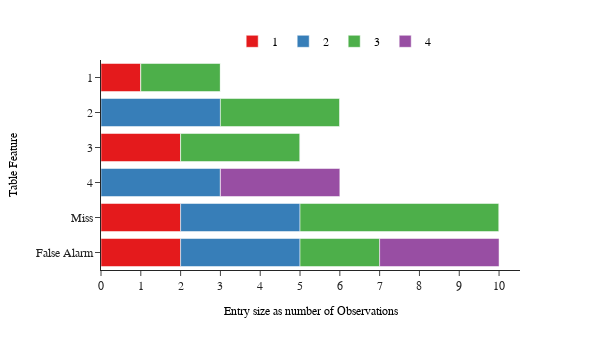

Notebook cell for this chart:
### Code cell
import plotly.express as px


fig = px.bar(df_plot, y=df_plot.index, x=df_plot.columns,
             height=350, orientation='h',width=600,
             opacity = 1, color_discrete_sequence=px.colors.qualitative.Set1,
             template="simple_white")


layout = fig.update_layout(
    
    font=dict(family="Rockwell", size=12),
    
    paper_bgcolor='rgba(0,0,0,0)',
    plot_bgcolor='rgba(0,0,0,0)',
    
    yaxis = dict(autorange="reversed",type='category', title='Table Feature',
               title_font=dict(size=12, family='Rockwell', color='black')),
    
    xaxis = dict(title='Entry size as number of Observations', dtick = 1,
                 title_font=dict(size=12, family='Rockwell', color='black')),
    
    legend = dict(orientation="h", yanchor="bottom", y=1.02, xanchor="right",
                  x=0.8, title = '',
                  font=dict(family="Rockwell", size=12, color="black"))
)

# fig.update_layout(hovermode="x unified")
fig.show()

### Figure 1 — Plotly figure (JSON) as saved in the notebook; plotly's stock layout.template omitted (floating-point values rounded to 4 significant figures)
{"data": [{"alignmentgroup": "True", "hovertemplate": "variable=1<br>value=%{x}<br>index=%{y}<extra></extra>", "legendgroup": "1", "marker": {"color": "rgb(228,26,28)", "opacity": 1}, "name": "1", "offsetgroup": "1", "orientation": "h", "showlegend": true, "textposition": "auto", "type": "bar", "x": [1, 0, 2, 0, 2, 2], "xaxis": "x", "y": [1, 2, 3, 4, "Miss", "False Alarm"], "yaxis": "y"}, {"alignmentgroup": "True", "hovertemplate": "variable=2<br>value=%{x}<br>index=%{y}<extra></extra>", "legendgroup": "2", "marker": {"color": "rgb(55,126,184)", "opacity": 1}, "name": "2", "offsetgroup": "2", "orientation": "h", "showlegend": true, "textposition": "auto", "type": "bar", "x": [0, 3, 0, 3, 3, 3], "xaxis": "x", "y": [1, 2, 3, 4, "Miss", "False Alarm"], "yaxis": "y"}, {"alignmentgroup": "True", "hovertemplate": "variable=3<br>value=%{x}<br>index=%{y}<extra></extra>", "legendgroup": "3", "marker": {"color": "rgb(77,175,74)", "opacity": 1}, "name": "3", "offsetgroup": "3", "orientation": "h", "showlegend": true, "textposition": "auto", "type": "bar", "x": [2, 3, 3, 0, 5, 2], "xaxis": "x", "y": [1, 2, 3, 4, "Miss", "False Alarm"], "yaxis": "y"}, {"alignmentgroup": "True", "hovertemplate": "variable=4<br>value=%{x}<br>index=%{y}<extra></extra>", "legendgroup": "4", "marker": {"color": "rgb(152,78,163)", "opacity": 1}, "name": "4", "offsetgroup": "4", "orientation": "h", "showlegend": true, "textposition": "auto", "type": "bar", "x": [0, 0, 0, 3, 0, 3], "xaxis": "x", "y": [1, 2, 3, 4, "Miss", "False Alarm"], "yaxis": "y"}], "layout": {"barmode": "relative", "font": {"family": "Rockwell", "size": 12}, "height": 350, "legend": {"font": {"color": "black", "family": "Rockwell", "size": 12}, "orientation": "h", "title": {"text": ""}, "tracegroupgap": 0, "x": 0.8, "xanchor": "right", "y": 1.02, "yanchor": "bottom"}, "margin": {"t": 60}, "paper_bgcolor": "rgba(0,0,0,0)", "plot_bgcolor": "rgba(0,0,0,0)", "width": 600, "xaxis": {"anchor": "y", "domain": [0, 1], "dtick": 1, "title": {"font": {"color": "black", "family": "Rockwell", "size": 12}, "text": "Entry size as number of Observations"}}, "yaxis": {"anchor": "x", "autorange": "reversed", "domain": [0, 1], "title": {"font": {"color": "black", "family": "Rockwell", "size": 12}, "text": "Table Feature"}, "type": "category"}}}
